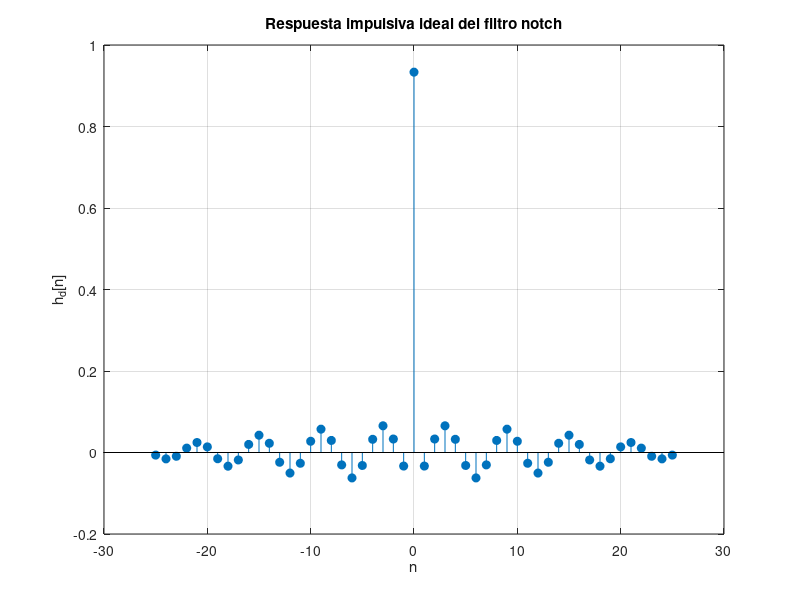
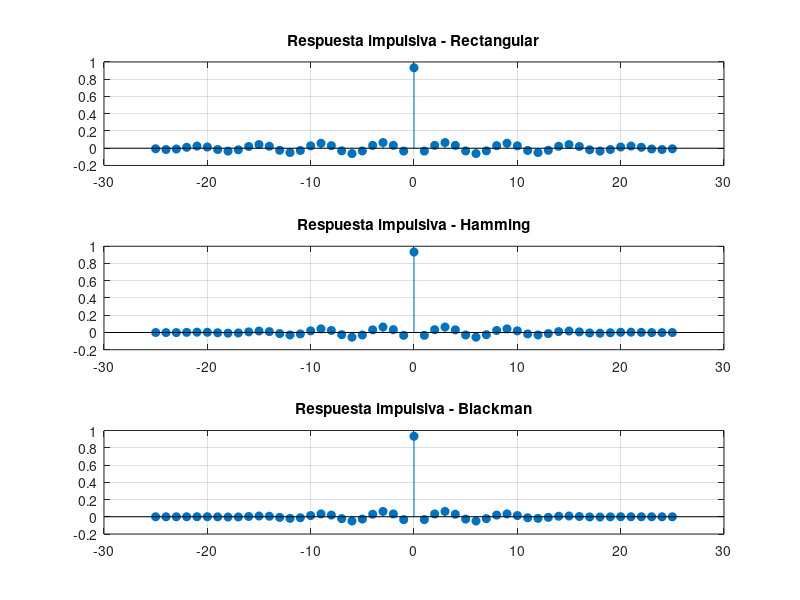
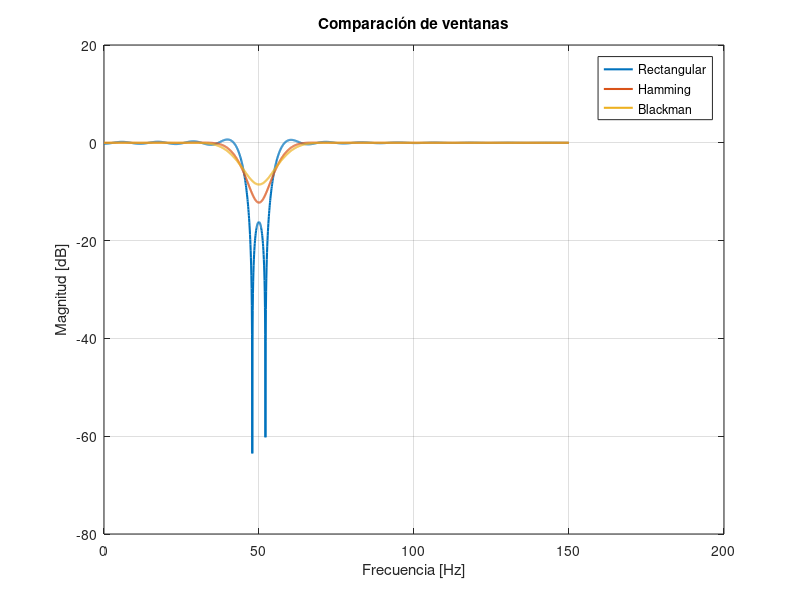

Here is the MATLAB script that generated these plots, in order:

% DISEÑO DE FILTRO FIR NOTCH MEDIANTE MÉTODO DE VENTANAS
% frecuencia de muestreo de la señal
fs = 300;
% cantidad de coeficientes del filtro FIR (longitud de la respuesta impulsiva)
N = 51;
% Vector temporal centrado en cero. Tengo q centrarlo porque la respuesta ideal del filtro es simétrica.
n = -(N-1)/2 : (N-1)/2;
% DEFINICIÓN DE LA BANDA A ELIMINAR
% ruido de linea: queremos eliminar componentes entre 45 y 55 Hz
f1 = 45;
f2 = 55;
% conversion de frecuencia (Hz) a frecuencia digital (rad/muestra)
w1 = 2*pi*f1/fs;
w2 = 2*pi*f2/fs;

% RESPUESTA IMPULSIVA IDEAL DEL PASABANDA
% Primero construimos un filtro pasabanda ideal entre 45 y 55 Hz. Luego se lo restaremos al pasatodo para obtener un filtro notch (rechaza banda).
hbp = zeros(size(n));%creo vector de zeros p almacenar

for k = 1:length(n)
    % Caso especial n=0
    % porque aparece una división por cero
    if n(k)==0
        % Límite de la función sinc
        hbp(k) = (w2-w1)/pi;
    else
        % Respuesta impulsiva ideal de un pasabanda
        hbp(k) = ( sin(w2*n(k)) - sin(w1*n(k)) ) /( pi*n(k) );

    end
end

% CONVERSIÓN A FILTRO NOTCH
%filtro notch: es un filtro diseñado para eliminar una frecuencia muy específica mientras deja pasar prácticamente todas las demás.
% Un filtro notch ideal puede verse como: Hnotch = 1 - Hpasabanda, es decir: deja pasar todo excepto la banda de 50 Hz.
hd = -hbp;
% En el centro aparece la delta de Dirac correspondiente al pasatodo.
hd((N+1)/2) = 1 - hbp((N+1)/2);
figure;
stem(n,hd,'filled');
grid on;
xlabel('n');
ylabel('h_d[n]');
title('Respuesta impulsiva ideal del filtro notch');
% VENTANA DE HAMMING
% Como la respuesta ideal es infinita,debemos truncarla.
w_hamm= 0.54- 0.46*cos(2*pi*(0:N-1)/(N-1)); %genero la ventana con la formula de hamming

% Ventana rectangular Simplemente corta la respuesta impulsiva.
w_rect = ones(1,N);

% Ventana Blackman
% Mayor atenuación de lóbulos secundarios.
w_black = 0.42 - 0.5*cos(2*pi*(0:N-1)/(N-1))+ 0.08*cos(4*pi*(0:N-1)/(N-1));

% APLICACIÓN DE LAS VENTANAS
% Multiplicación muestra a muestra. Esto genera los FIR finales.
h_rect  = hd .* w_rect;%aplico la ventana, uso el .* porq tengo q aplicar a cada muestra
h_hamm  = hd .* w_hamm;%aplico la ventana, uso el .* porq tengo q aplicar a cada muestra
h_black = hd .* w_black;%aplico la ventana, uso el .* porq tengo q aplicar a cada muestra

% RESPUESTAS IMPULSIVAS OBTENIDAS
figure;
subplot(3,1,1);
stem(n,h_rect,'filled');
grid on;
title('Respuesta impulsiva - Rectangular');
subplot(3,1,2);
stem(n,h_hamm,'filled');
grid on;
title('Respuesta impulsiva - Hamming');
subplot(3,1,3);
stem(n,h_black,'filled');
grid on;
title('Respuesta impulsiva - Blackman');

% RESPUESTA EN FRECUENCIA
% freqz calcula H(e^jw)
[Hrect,f]  = freqz(h_rect ,1,2048,fs);
[Hhamm,~]  = freqz(h_hamm ,1,2048,fs);
[Hblack,~] = freqz(h_black,1,2048,fs);
% COMPARACIÓN DE VENTANAS
figure;
plot(f,20*log10(abs(Hrect)+eps),'LineWidth',1.5);
hold on;
plot(f,20*log10(abs(Hhamm)+eps),'LineWidth',1.5);
plot(f,20*log10(abs(Hblack)+eps),'LineWidth',1.5);
grid on;
xlabel('Frecuencia [Hz]');
ylabel('Magnitud [dB]');
title('Comparación de ventanas');
legend('Rectangular','Hamming','Blackman');
